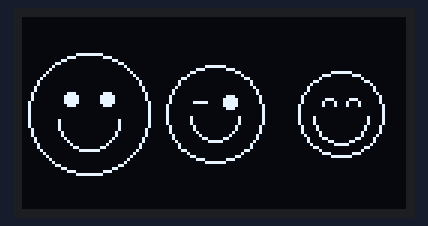
Recording of a sketch running on a simulated ESP32. On the bench: 128×64 one-colour display. What the sketch prints to the serial monitor is not drawn.

Above: at 0.1 s.
At 3.8 s:
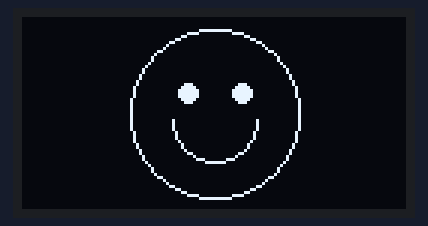
At 7.2 s:
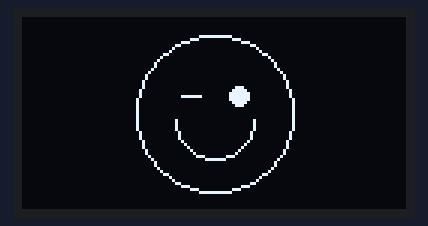
At 14.1 s:
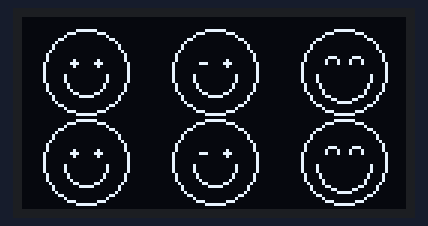
At 25.0 s:
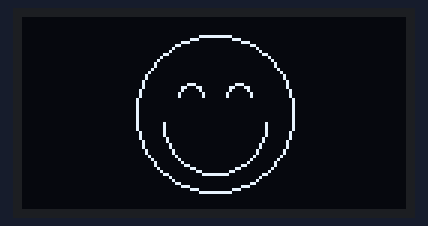
At 39.1 s:
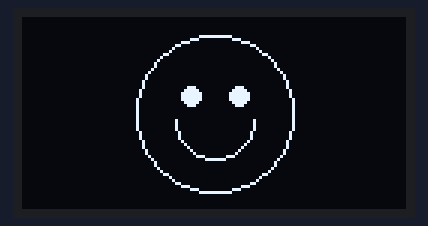

Measured:
- what the display in image 1 shows lasts 0.7 s, from 3.8 s to 4.5 s
- what the display in image 2 shows lasts 1.2 s, from 7.2 s to 8.4 s
- what the display in image 3 shows lasts 2.5 s, from 14.1 s to 16.6 s

The sketch:

happy_faces.ino
```cpp
/*
 * ESP32 Happy Faces OLED Animation
 * Hardware: ESP32 + SSD1306 128x64 OLED (I2C)
 *
 * Wiring:
 *   OLED VCC  -> 3.3V
 *   OLED GND  -> GND
 *   OLED SDA  -> GPIO 21
 *   OLED SCL  -> GPIO 22
 *
 * Library: U8g2 by olikraus
 *   Install via Arduino IDE: Sketch > Include Library > Manage Libraries > search "U8g2"
 */

#include <Arduino.h>
#include <U8g2lib.h>
#include <Wire.h>

// --- Display setup (I2C SSD1306, 128x64) ---
U8G2_SSD1306_128X64_NONAME_F_HW_I2C u8g2(U8G2_R0, /* reset=*/ U8X8_PIN_NONE);

// -------------------------------------------------------
// Face drawing helpers
// -------------------------------------------------------

// Draw a standard happy face centered at (cx, cy) with given radius
void drawHappyFace(int cx, int cy, int r) {
  // Outer circle
  u8g2.drawCircle(cx, cy, r, U8G2_DRAW_ALL);

  int eyeOffsetX = r / 3;
  int eyeOffsetY = r / 4;
  int eyeRadius  = max(1, r / 8);

  // Eyes (filled circles)
  u8g2.drawDisc(cx - eyeOffsetX, cy - eyeOffsetY, eyeRadius, U8G2_DRAW_ALL);
  u8g2.drawDisc(cx + eyeOffsetX, cy - eyeOffsetY, eyeRadius, U8G2_DRAW_ALL);

  // Smile (arc approximated with ellipse segment)
  // We draw the bottom half of a smaller circle as the smile
  int smileR = r / 2;
  u8g2.drawCircle(cx, cy + r / 10, smileR, U8G2_DRAW_LOWER_RIGHT);
  u8g2.drawCircle(cx, cy + r / 10, smileR, U8G2_DRAW_LOWER_LEFT);
}

// Draw a winking face (left eye closed = line, right eye = dot)
void drawWinkFace(int cx, int cy, int r) {
  u8g2.drawCircle(cx, cy, r, U8G2_DRAW_ALL);

  int eyeOffsetX = r / 3;
  int eyeOffsetY = r / 4;
  int eyeRadius  = max(1, r / 8);

  // Left eye: wink line
  u8g2.drawLine(cx - eyeOffsetX - eyeRadius, cy - eyeOffsetY,
                cx - eyeOffsetX + eyeRadius, cy - eyeOffsetY);

  // Right eye: filled dot
  u8g2.drawDisc(cx + eyeOffsetX, cy - eyeOffsetY, eyeRadius, U8G2_DRAW_ALL);

  // Smile
  int smileR = r / 2;
  u8g2.drawCircle(cx, cy + r / 10, smileR, U8G2_DRAW_LOWER_RIGHT);
  u8g2.drawCircle(cx, cy + r / 10, smileR, U8G2_DRAW_LOWER_LEFT);
}

// Draw a laughing face (eyes squeezed shut = arcs)
void drawLaughFace(int cx, int cy, int r) {
  u8g2.drawCircle(cx, cy, r, U8G2_DRAW_ALL);

  int eyeOffsetX = r / 3;
  int eyeOffsetY = r / 4;
  int eyeRadius  = max(2, r / 6);

  // Eyes squeezed (upper half arcs)
  u8g2.drawCircle(cx - eyeOffsetX, cy - eyeOffsetY, eyeRadius, U8G2_DRAW_UPPER_RIGHT);
  u8g2.drawCircle(cx - eyeOffsetX, cy - eyeOffsetY, eyeRadius, U8G2_DRAW_UPPER_LEFT);
  u8g2.drawCircle(cx + eyeOffsetX, cy - eyeOffsetY, eyeRadius, U8G2_DRAW_UPPER_RIGHT);
  u8g2.drawCircle(cx + eyeOffsetX, cy - eyeOffsetY, eyeRadius, U8G2_DRAW_UPPER_LEFT);

  // Big open mouth (wider smile)
  int smileR = r * 2 / 3;
  u8g2.drawCircle(cx, cy + r / 8, smileR, U8G2_DRAW_LOWER_RIGHT);
  u8g2.drawCircle(cx, cy + r / 8, smileR, U8G2_DRAW_LOWER_LEFT);
}

// -------------------------------------------------------
// Animation scenes
// -------------------------------------------------------

// Scene: One big happy face bouncing across the screen
void sceneBounce() {
  static int x = 20, y = 32;
  static int dx = 2, dy = 1;
  const int r = 18;

  for (int frame = 0; frame < 80; frame++) {
    x += dx;
    y += dy;

    if (x - r <= 0 || x + r >= 127) dx = -dx;
    if (y - r <= 0 || y + r >= 63)  dy = -dy;

    u8g2.clearBuffer();
    drawHappyFace(x, y, r);
    u8g2.sendBuffer();
    delay(30);
  }
}

// Scene: Three faces of different sizes arranged nicely
void sceneThreeFaces() {
  u8g2.clearBuffer();

  // Big face on left
  drawHappyFace(22, 32, 20);

  // Medium face in center
  drawWinkFace(64, 32, 16);

  // Small face on right
  drawLaughFace(106, 32, 14);

  u8g2.sendBuffer();
  delay(2000);
}

// Scene: Face grows from tiny to large (zoom in)
void sceneZoomIn() {
  for (int r = 2; r <= 28; r++) {
    u8g2.clearBuffer();
    drawHappyFace(64, 32, r);
    u8g2.sendBuffer();
    delay(40);
  }
  delay(600);

  // Then shrink back
  for (int r = 28; r >= 2; r--) {
    u8g2.clearBuffer();
    drawHappyFace(64, 32, r);
    u8g2.sendBuffer();
    delay(30);
  }
}

// Scene: Face cycles through happy -> wink -> laugh expressions
void sceneExpressions() {
  const int cx = 64, cy = 32, r = 26;

  u8g2.clearBuffer();
  drawHappyFace(cx, cy, r);
  u8g2.sendBuffer();
  delay(1200);

  u8g2.clearBuffer();
  drawWinkFace(cx, cy, r);
  u8g2.sendBuffer();
  delay(1200);

  u8g2.clearBuffer();
  drawLaughFace(cx, cy, r);
  u8g2.sendBuffer();
  delay(1200);
}

// Scene: Many tiny faces filling the screen
void sceneManyFaces() {
  u8g2.clearBuffer();

  // 3 columns x 2 rows of small faces
  int positions[][2] = {
    {21, 18}, {64, 18}, {107, 18},
    {21, 48}, {64, 48}, {107, 48}
  };

  for (int i = 0; i < 6; i++) {
    int type = i % 3;
    if (type == 0) drawHappyFace(positions[i][0], positions[i][1], 14);
    if (type == 1) drawWinkFace (positions[i][0], positions[i][1], 14);
    if (type == 2) drawLaughFace(positions[i][0], positions[i][1], 14);
  }

  u8g2.sendBuffer();
  delay(2500);
}

// -------------------------------------------------------
// Arduino setup & loop
// -------------------------------------------------------

void setup() {
  Serial.begin(115200);
  Wire.begin(21, 22); // SDA=21, SCL=22 (default ESP32 I2C pins)

  if (!u8g2.begin()) {
    Serial.println("OLED init failed! Check wiring.");
    while (true) delay(1000);
  }

  u8g2.setFont(u8g2_font_ncenB08_tr); // small font (unused in drawing but good to have)
  u8g2.setDrawColor(1);

  Serial.println("Happy faces starting!");
}

void loop() {
  sceneThreeFaces();    // 3 faces side by side
  sceneZoomIn();        // big face zooms in and out
  sceneExpressions();   // single face cycles expressions
  sceneBounce();        // face bounces around screen
  sceneManyFaces();     // grid of 6 tiny faces
}
```
